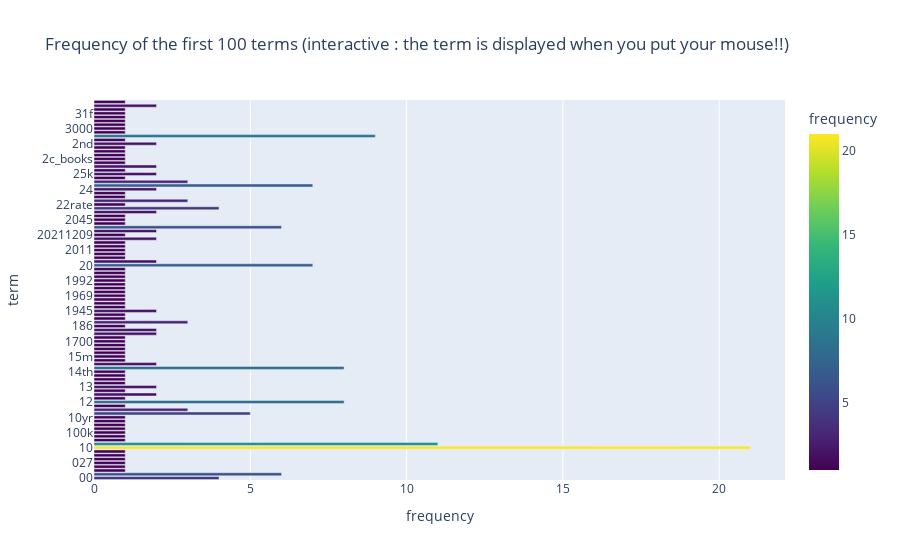

Source (notebook cell):
### Markdown cell above
### >>> **Exercise 12 (take home):**

### Code cell
import plotly.express as pyex

# Create DataFrame for Plotly
n = 100
df1 = pd.DataFrame({ 'term': count_vect.get_feature_names_out()[:n], 'frequency': term_frequencies[:n]})

#plot with plotly
fig = pyex.bar(df1, 
             x='frequency', 
             y='term',
             title='Frequency of the first 100 terms (interactive : the term is displayed when you put your mouse!!)',
             color='frequency',
             color_continuous_scale='viridis') 

fig.show()

### Figure 1 — Plotly figure (JSON) as saved in the notebook; plotly's stock layout.template omitted (floating-point values rounded to 4 significant figures)
{"data": [{"hovertemplate": "frequency=%{marker.color}<br>term=%{y}<extra></extra>", "legendgroup": "", "marker": {"color": [4, 6, 1, 1, 1, 1, 1, 1, 21, 11, 1, 1, 1, 1, 1, 1, 1, 5, 3, 1, 8, 1, 2, 1, 2, 1, 1, 1, 1, 8, 2, 1, 1, 1, 1, 1, 1, 1, 2, 2, 1, 3, 1, 1, 2, 1, 1, 1, 1, 1, 1, 1, 1, 1, 1, 1, 7, 2, 1, 1, 1, 1, 1, 2, 1, 2, 6, 1, 1, 1, 2, 4, 1, 3, 1, 1, 2, 7, 3, 1, 2, 1, 2, 1, 1, 1, 1, 1, 2, 1, 9, 1, 1, 1, 1, 1, 1, 1, 2, 1], "coloraxis": "coloraxis", "pattern": {"shape": ""}}, "name": "", "orientation": "h", "showlegend": false, "textposition": "auto", "type": "bar", "x": [4, 6, 1, 1, 1, 1, 1, 1, 21, 11, 1, 1, 1, 1, 1, 1, 1, 5, 3, 1, 8, 1, 2, 1, 2, 1, 1, 1, 1, 8, 2, 1, 1, 1, 1, 1, 1, 1, 2, 2, 1, 3, 1, 1, 2, 1, 1, 1, 1, 1, 1, 1, 1, 1, 1, 1, 7, 2, 1, 1, 1, 1, 1, 2, 1, 2, 6, 1, 1, 1, 2, 4, 1, 3, 1, 1, 2, 7, 3, 1, 2, 1, 2, 1, 1, 1, 1, 1, 2, 1, 9, 1, 1, 1, 1, 1, 1, 1, 2, 1], "xaxis": "x", "y": ["00", "000", "01378", "02", "027", "03", "06", "08", "10", "100", "1000", "10000", "100k", "100x", "10k", "10ks", "10yr", "11", "116", "118", "12", "1242", "125", "12855584", "13", "14", "140", "145", "14th", "15", "150", "153", "15m", "16", "160", "17", "1700", "1728", "17th", "18", "186", "18630", "1870", "1934", "1945", "1947", "1953", "1961", "1969", "1973", "1974", "1981", "1992", "1999", "1k", "1m", "20", "200", "2007", "200k", "2011", "2012", "2017", "2021", "20211209", "2024", "2025", "2028", "2045", "208", "21", "22", "22rate", "23", "234", "235", "24", "25", "250", "25bps", "25k", "27", "28", "296895", "2c_books", "2c_wiki_recommendations", "2fapps", "2k", "2nd", "2s", "30", "300", "3000", "31", "31224", "31225", "31f", "33", "3306", "34"], "yaxis": "y"}], "layout": {"barmode": "relative", "coloraxis": {"colorbar": {"title": {"text": "frequency"}}, "colorscale": [[0, "#440154"], [0.1111, "#482878"], [0.2222, "#3e4989"], [0.3333, "#31688e"], [0.4444, "#26828e"], [0.5556, "#1f9e89"], [0.6667, "#35b779"], [0.7778, "#6ece58"], [0.8889, "#b5de2b"], [1, "#fde725"]]}, "legend": {"tracegroupgap": 0}, "title": {"text": "Frequency of the first 100 terms (interactive : the term is displayed when you put your mouse!!)"}, "xaxis": {"anchor": "y", "domain": [0, 1], "title": {"text": "frequency"}}, "yaxis": {"anchor": "x", "domain": [0, 1], "title": {"text": "term"}}}}
